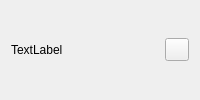
<?xml version="1.0" encoding="UTF-8"?>
<ui version="4.0">
 <class>PathRow</class>
 <widget class="QWidget" name="PathRow">
  <layout class="QHBoxLayout" name="horizontalLayout">
   <item>
    <widget class="QLabel" name="label">
     <property name="text">
      <string>TextLabel</string>
     </property>
    </widget>
   </item>
   <item>
    <widget class="QToolButton" name="toolButton">
     <property name="icon">
      <iconset theme="edit-delete"/>
     </property>
    </widget>
   </item>
  </layout>
 </widget>
 <resources/>
 <connections/>
</ui>
